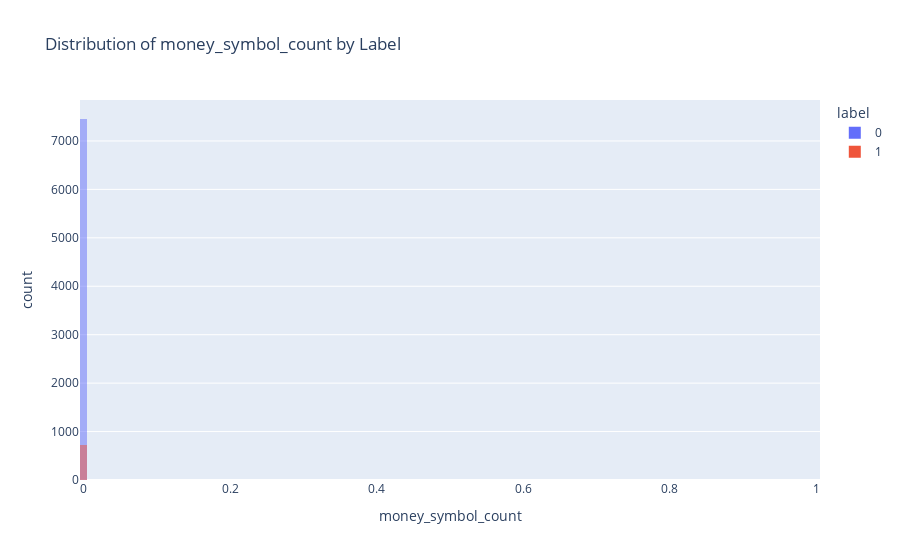
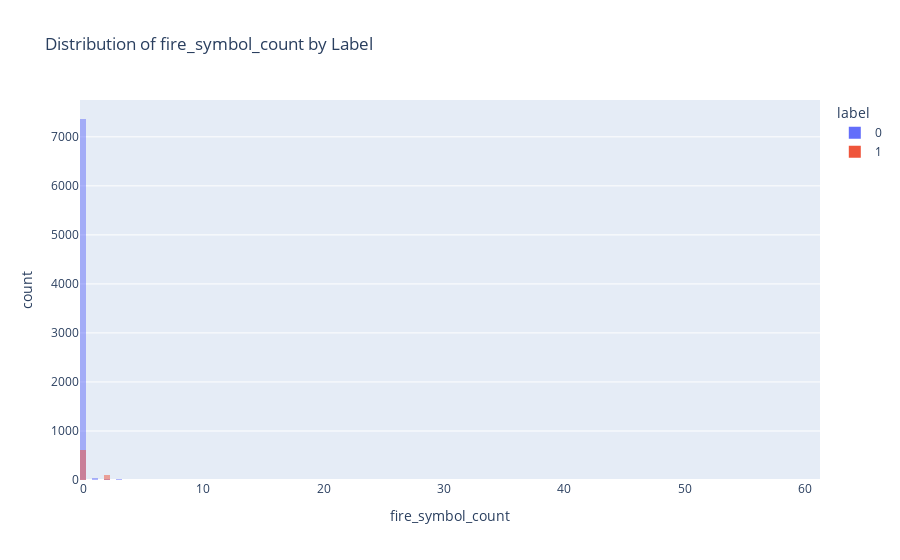
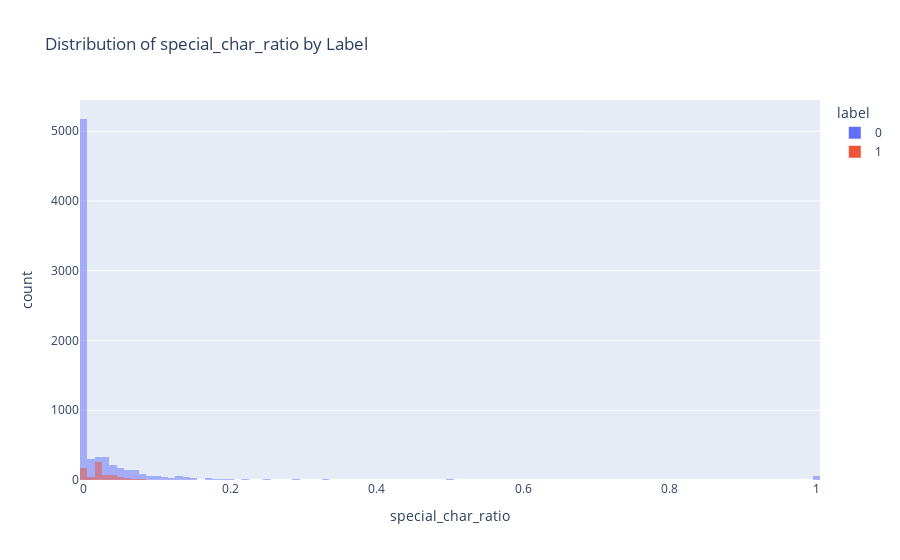
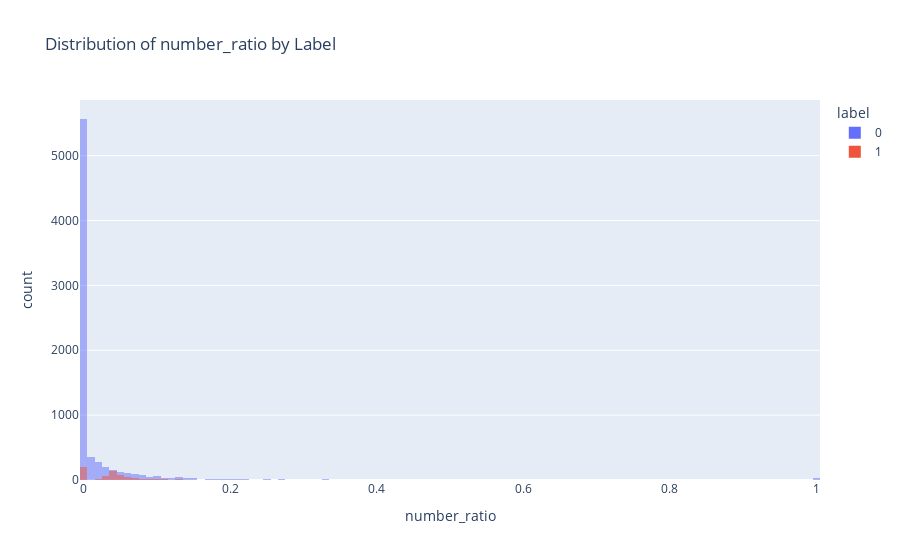

Notebook source saved alongside these figures, in order:
### Code cell
import plotly.express as px

# Identify numeric features (excluding 'label')
numeric_features = splits['train'].select_dtypes(include='number').columns.tolist()
numeric_features = [col for col in numeric_features if col != 'label']

# Visualize count of each numeric feature, split by label using Plotly
for feature in numeric_features:
    fig = px.histogram(
        splits['train'],
        x=feature,
        color='label',
        barmode='overlay',
        nbins=200,
        title=f"Distribution of {feature} by Label"
    )
    fig.show()

### Figure 1 — Plotly figure (JSON) as saved in the notebook; plotly's stock layout.template omitted (floating-point values rounded to 4 significant figures; data arrays with more than 128 entries replaced by an {"elided": "..."} marker saying what was removed)
{"data": [{"bingroup": "x", "hovertemplate": "label=0<br>money_symbol_count=%{x}<br>count=%{y}<extra></extra>", "legendgroup": "0", "marker": {"color": "#636efa", "opacity": 0.5, "pattern": {"shape": ""}}, "name": "0", "nbinsx": 200, "orientation": "v", "showlegend": true, "type": "histogram", "x": {"elided": "7454 int values"}, "xaxis": "x", "yaxis": "y"}, {"bingroup": "x", "hovertemplate": "label=1<br>money_symbol_count=%{x}<br>count=%{y}<extra></extra>", "legendgroup": "1", "marker": {"color": "#EF553B", "opacity": 0.5, "pattern": {"shape": ""}}, "name": "1", "nbinsx": 200, "orientation": "v", "showlegend": true, "type": "histogram", "x": {"elided": "717 int values"}, "xaxis": "x", "yaxis": "y"}], "layout": {"barmode": "overlay", "legend": {"title": {"text": "label"}, "tracegroupgap": 0}, "title": {"text": "Distribution of money_symbol_count by Label"}, "xaxis": {"anchor": "y", "domain": [0, 1], "title": {"text": "money_symbol_count"}}, "yaxis": {"anchor": "x", "domain": [0, 1], "title": {"text": "count"}}}}

### Figure 2 — Plotly figure (JSON) as saved in the notebook; plotly's stock layout.template omitted (floating-point values rounded to 4 significant figures; data arrays with more than 128 entries replaced by an {"elided": "..."} marker saying what was removed)
{"data": [{"bingroup": "x", "hovertemplate": "label=0<br>fire_symbol_count=%{x}<br>count=%{y}<extra></extra>", "legendgroup": "0", "marker": {"color": "#636efa", "opacity": 0.5, "pattern": {"shape": ""}}, "name": "0", "nbinsx": 200, "orientation": "v", "showlegend": true, "type": "histogram", "x": {"elided": "7454 int values"}, "xaxis": "x", "yaxis": "y"}, {"bingroup": "x", "hovertemplate": "label=1<br>fire_symbol_count=%{x}<br>count=%{y}<extra></extra>", "legendgroup": "1", "marker": {"color": "#EF553B", "opacity": 0.5, "pattern": {"shape": ""}}, "name": "1", "nbinsx": 200, "orientation": "v", "showlegend": true, "type": "histogram", "x": {"elided": "717 int values"}, "xaxis": "x", "yaxis": "y"}], "layout": {"barmode": "overlay", "legend": {"title": {"text": "label"}, "tracegroupgap": 0}, "title": {"text": "Distribution of fire_symbol_count by Label"}, "xaxis": {"anchor": "y", "domain": [0, 1], "title": {"text": "fire_symbol_count"}}, "yaxis": {"anchor": "x", "domain": [0, 1], "title": {"text": "count"}}}}

### Figure 3 — Plotly figure (JSON) as saved in the notebook; plotly's stock layout.template omitted (floating-point values rounded to 4 significant figures; data arrays with more than 128 entries replaced by an {"elided": "..."} marker saying what was removed)
{"data": [{"bingroup": "x", "hovertemplate": "label=0<br>special_char_ratio=%{x}<br>count=%{y}<extra></extra>", "legendgroup": "0", "marker": {"color": "#636efa", "opacity": 0.5, "pattern": {"shape": ""}}, "name": "0", "nbinsx": 200, "orientation": "v", "showlegend": true, "type": "histogram", "x": {"elided": "7454 float values"}, "xaxis": "x", "yaxis": "y"}, {"bingroup": "x", "hovertemplate": "label=1<br>special_char_ratio=%{x}<br>count=%{y}<extra></extra>", "legendgroup": "1", "marker": {"color": "#EF553B", "opacity": 0.5, "pattern": {"shape": ""}}, "name": "1", "nbinsx": 200, "orientation": "v", "showlegend": true, "type": "histogram", "x": {"elided": "717 float values"}, "xaxis": "x", "yaxis": "y"}], "layout": {"barmode": "overlay", "legend": {"title": {"text": "label"}, "tracegroupgap": 0}, "title": {"text": "Distribution of special_char_ratio by Label"}, "xaxis": {"anchor": "y", "domain": [0, 1], "title": {"text": "special_char_ratio"}}, "yaxis": {"anchor": "x", "domain": [0, 1], "title": {"text": "count"}}}}

### Figure 4 — Plotly figure (JSON) as saved in the notebook; plotly's stock layout.template omitted (floating-point values rounded to 4 significant figures; data arrays with more than 128 entries replaced by an {"elided": "..."} marker saying what was removed)
{"data": [{"bingroup": "x", "hovertemplate": "label=0<br>number_ratio=%{x}<br>count=%{y}<extra></extra>", "legendgroup": "0", "marker": {"color": "#636efa", "opacity": 0.5, "pattern": {"shape": ""}}, "name": "0", "nbinsx": 200, "orientation": "v", "showlegend": true, "type": "histogram", "x": {"elided": "7454 float values"}, "xaxis": "x", "yaxis": "y"}, {"bingroup": "x", "hovertemplate": "label=1<br>number_ratio=%{x}<br>count=%{y}<extra></extra>", "legendgroup": "1", "marker": {"color": "#EF553B", "opacity": 0.5, "pattern": {"shape": ""}}, "name": "1", "nbinsx": 200, "orientation": "v", "showlegend": true, "type": "histogram", "x": {"elided": "717 float values"}, "xaxis": "x", "yaxis": "y"}], "layout": {"barmode": "overlay", "legend": {"title": {"text": "label"}, "tracegroupgap": 0}, "title": {"text": "Distribution of number_ratio by Label"}, "xaxis": {"anchor": "y", "domain": [0, 1], "title": {"text": "number_ratio"}}, "yaxis": {"anchor": "x", "domain": [0, 1], "title": {"text": "count"}}}}
